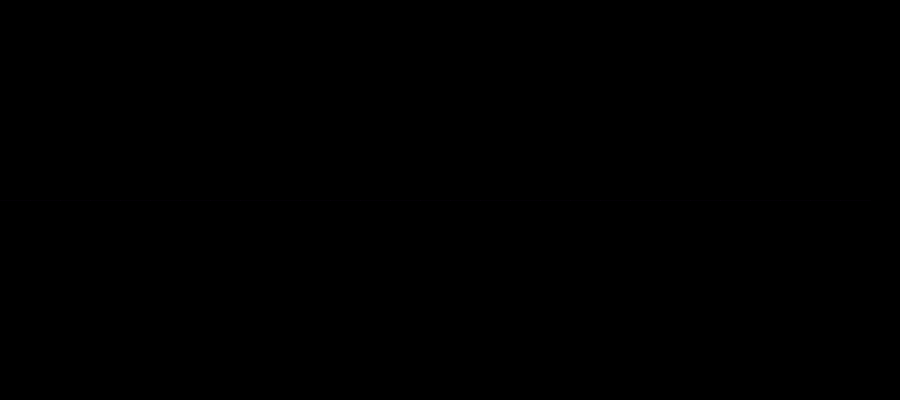
Frame 1 (no input)
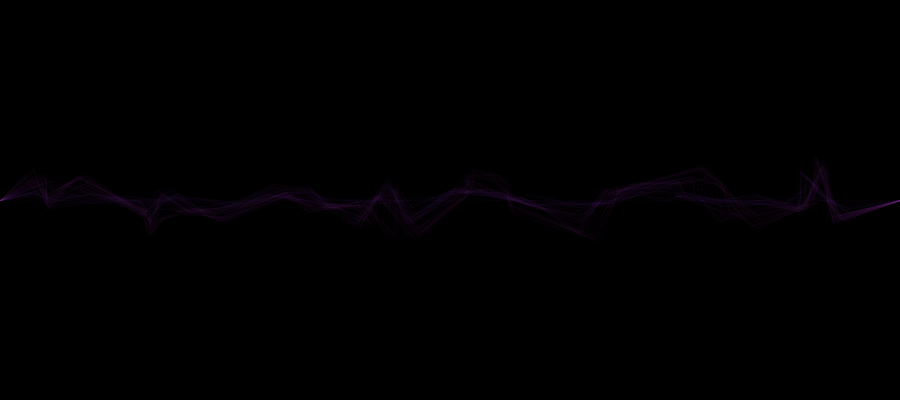
Frame 60 (the mouse pressed at the canvas centre just before this capture)
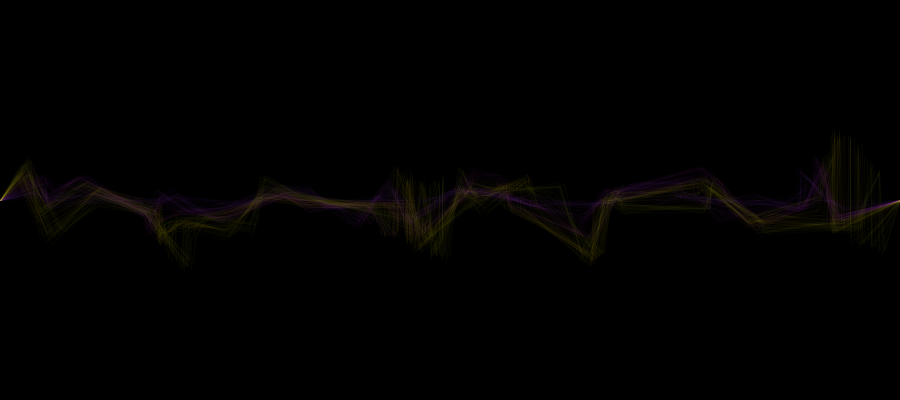
Frame 120 (the mouse held since frame 60 and released just before this capture)

The Processing sketch that drew these frames (run headless with seeded random() and noise(); from frame 60 on, the mouse is pressed at the canvas centre):

// Processing sketch: processing_46875
// ── processing_46875.pde

//some pseudo waveform stuff
//eisl.manuel-111124




int dim=30;
float[] x = new float[dim];
float[] y = new float[dim];
float r, g, b;

void setup(){
  background(0,0,0);
  r=random(255);
  g=random(255);
  b=random(255);
  x[0]=(0);
  y[0]=(height/2);
  size(900,400);
  for(int i=1;i<dim;i++){
    x[i]=x[i-1]+(width/dim);
  //  y[i]=random(height/4,height*3/4);
    y[i]=height/2;
  }
}

void draw(){
  newCol();
  stroke(r,g,b,5);
  for(int i=1;i<dim;i++){
    line(x[i-1],y[i-1], x[i],y[i]);
  }
 newcord();
 border();

}

void newcord(){
  for(int i=0;i<dim;i++){
    x[i] += random(-5,5);
    if(i > 0){if(x[i] < x[i-1]){x[i]=x[i-1];}} //überschneidungen verhindern
    y[i] += random(-4,4);
  }
  x[dim-1]=width;
  y[dim-1]=height/2;
  x[0]=0;
  y[0]=height/2;
}

void newCol(){
  r+=random(-10,10);
  g+=random(-10,10);
  b+=random(-10,10);
}

void border(){
  for(int i=0;i<dim;i++){
    if(x[i]<0){x[i]=0;}
    if(y[i]<0){y[i]=0;}
    
    if(x[i]>width){x[i]=width;}
    if(y[i]>height){y[i]=height;}
  }
}

void mousePressed(){
  r=random(255);
  g=random(255);
  b=random(255);
}               
